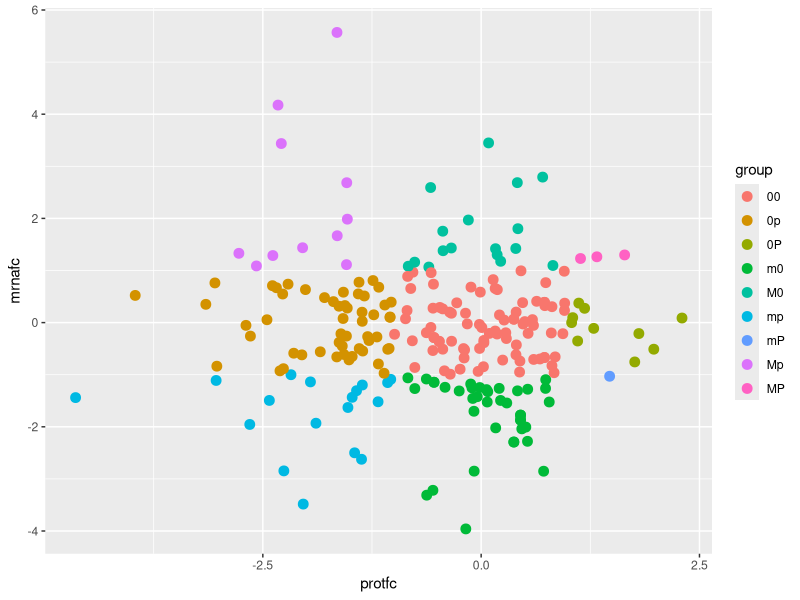

The R source for this figure:
require(ggplot2)
####### Parameters #######
FC2_TH = 1
FC15_TH = 1
TH = FC15_TH
SWATH_SOURCE = "raw"   # "raw" or "processed"
PN_SAMPLES = c("F163", "F164", "F165")
PP_SAMPLES = c("F166", "F167", "F168", "F169")
PROT_FILTER_PV = FALSE
PROT_REQ_PV = 2

##########################

group <- function(mrna, prot, pvmrna, protpv)
{
    if (abs(mrna) > TH)
        if (mrna > 0)
            m <- 'M'
        else
            m <- 'm'
    else
        m <- '0'
    
    if (abs(prot) > TH & protpv < PROT_REQ_PV)
        if (prot > 0)
            p <- 'P'
        else
            p <- 'p'
    else
        p <- '0'
    
    paste0(m, p)
}

tst <- function(row, k, e)
{
    a = length(na.omit(row[c(k)]))
    b = length(na.omit(row[c(e)]))
    t = list(p.value = NA) # If test cannot be performed
    try(
{
    t <- wilcox.test(as.numeric(na.omit(row[c(k)])),
                     as.numeric(na.omit(row[c(e)])),
                     correct = F, exact = F)
}, TRUE)
if(is.finite(t$p.value))
{
    return(t$p.value)
}
else
{
    return(1)
}
}

mrna <- read.table("transcripts.csv", sep = '\t', header = TRUE, stringsAsFactors = FALSE)

id_table <- data.frame(Gene = mrna$Gene, TAIR = mrna$TAIR, stringsAsFactors = FALSE)
id_table <- id_table[grepl("^AT.+", id_table$TAIR), ]

mrna <- data.frame(Gene = mrna$Gene,# TAIR = mrna$TAIR,
                  PP = mrna$Protoplasts_FPKM,
                  PN = mrna$Protonema_FPKM,
                  stringsAsFactors = FALSE)

mrna <- mrna[grepl("^Pp.+", mrna$Gene),]
mrna$mrnaPPtoPN <- mrna$PP/mrna$PN
mrna <- na.omit(mrna)  # Fix it

if (SWATH_SOURCE == "processed")
{
    prot <- read.table("proteins.csv", sep = '\t', header = TRUE, stringsAsFactors = FALSE)
    prot <- data.frame(Gene = prot$ProteinName, protPPtoPN = 1/prot$PNtoPP_1.fc, 
                       stringsAsFactors = FALSE)
    prot$protpv <- 0
} else if (SWATH_SOURCE == "raw")
{
    prot <- read.table("swath_raw.csv", sep = '\t', header = TRUE, stringsAsFactors = FALSE)
    prot$Gene <- prot$protein_id
    prot$protein_id <- NULL
    prot$PN <- apply(prot[,PN_SAMPLES], 1, FUN = mean)
    prot$PP <- apply(prot[,PP_SAMPLES], 1, FUN = mean)
    prot$protPPtoPN <- prot$PP/prot$PN
    prot$protpv <- apply(prot, 1, tst, PN_SAMPLES, PP_SAMPLES)
    if (PROT_FILTER_PV)
    {
        prot <- prot[prot$protpv < PROT_REQ_PV,]
    }
} else
{
    stop("Wrong SWATH source!")
}

prot <- prot[grepl("^Pp.+", prot$Gene),]
prot$Gene <- sapply(strsplit(prot$Gene, split = '\\.'), "[", 1)
prot <- aggregate(. ~ Gene, data = prot, FUN = sum)

total <- merge(mrna[,c("Gene", "mrnaPPtoPN")], 
               prot[, c("Gene", "protPPtoPN", "protpv")], by = "Gene" )#, all.y = TRUE)

total$mrnafc <- log(total$mrnaPPtoPN, base = 1.5)
total$protfc <- log(total$protPPtoPN, base = 1.5)

total$group <- as.factor(apply(total[,c("mrnafc", "protfc", "protpv")], 1,
                               function(x) group(x[1], x[2], 0, x[3])))

total <- merge(total, id_table, by = "Gene", all.x = TRUE)
dir.create("groups", showWarnings = FALSE)
for (g in levels(total$group))
{
    write(total[total$group==g, "TAIR"], file = paste0("groups/", g, ".txt"))
}

#total <- total[ abs(total$mrnafc) > TH |
#                abs(total$protfc) > TH,]

#plot(total$mrnafc, total$protfc, pch = 19, col = total$group)
p <- ggplot(total, aes(x=protfc, y=mrnafc, colour = group))
p <- p + geom_point(size  = 3)
print(p)

#backgrpond
